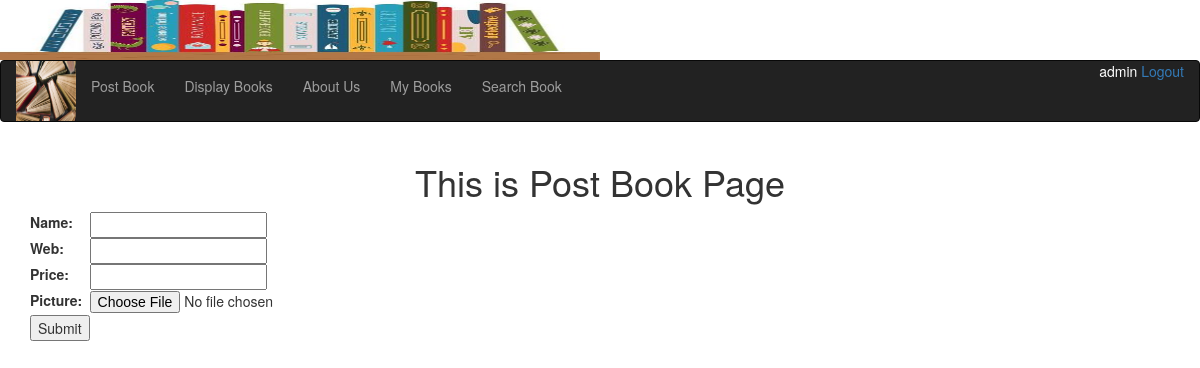
Page /postbook (signed in) on the committed database.
### bookMng/models.py (models this page shows, shortened)
class MainMenu(models.Model):
    item = models.CharField(max_length=200, unique=True)
    link = models.CharField(max_length=200, unique=True)

### bookMng/views.py (the view)
# urls.py: path('postbook', views.postbook, name='postbook'),
@login_required(login_url=reverse_lazy('login'))
def postbook(request):
    submitted = False
    if request.method == 'POST':
        form = BookForm(request.POST, request.FILES)
        if form.is_valid():
            book = form.save(commit=False)
            try:
                book.username = request.user
            except Exception:
                pass
            book.save()
            return HttpResponseRedirect('/postbook?submitted=True')
    else:
        form = BookForm()
        if 'submitted' in request.GET:
            submitted = True
    return render(request,
                  'bookMng/postbook.html',
                  {
                      'item_list': MainMenu.objects.all(),
                      'form': form,
                      'submitted': submitted
                  }
                  )

### bookMng/forms.py
class BookForm(ModelForm):
    class Meta:
        model = Book
        fields = [
            'name',
            'web',
            'price',
            'picture',
        ]

### bookEx/templates/bookMng/postbook.html (shortened to what this page needs)
{% extends "base.html" %}
{% load static %}
{% block sidenav %}
  {% for item in item_list %}
    <li>
      <a href="{{item.link}}">{{item.item}}</a>
    </li>
  {% endfor %}
{% endblock sidenav %}
{% block content %}
  <h1 align="center">This is Post Book Page</h1>
{% if submitted %}
<h1 align="center">Post Book Successfully!</h1>
{% else %}
<form action="" enctype="multipart/form-data" method="post" novalidate>
    <table>
     {{ form.as_table }}
        <tr>
            <td>
                <input type="submit" value="Submit">
            </td>
        </tr>
    </table>
</form>
{% endif %}
{% endblock content %}

### bookEx/templates/base.html (shortened to what this page needs)
{% load static %}
<!DOCTYPE html>
<html lang="en">
<head>
    <link rel="stylesheet" href="https://maxcdn.bootstrapcdn.com/bootstrap/3.4.1/css/bootstrap.min.css">
</head>
<body>
    <img src="{% static 'banner.jpg'%}" height="60" width="600" alt=""/>
    <nav class="navbar navbar-inverse" style="margin-top: 0px;">
        <div class="container-fluid">
            <div class="navbar-header">
                <img src="{% static 'logo.jpg'%}" height="60" width="60" alt=""/>
             </div>
            <span style="float: right">
            {% if user.is_authenticated %}
                <span style="color:white">{{ user.username }}</span>
                <a href="{% url 'logout' %}?next=/">Logout</a>
            {% else %}
                <span style="color:white">Not Logged in</span>
                <a href="{% url 'login' %}?next=/"> Login </a>
            {% endif %}
            </span>
            <ul class="nav navbar-nav">
                {% block sidenav %}{% endblock sidenav %}
            </ul>
        </div>
    </nav>
    <div class="container">
        <section id="main">
            {% block content %}{% endblock content %}
        </section>
    </div>
</body>
</html>

### rows in the picture
MainMenu: item "Post Book"
MainMenu: item "Display Books"
MainMenu: item "About Us"
MainMenu: item "My Books"
MainMenu: item "Search Book"

### other values in the picture
{{ user.username }} "admin"
